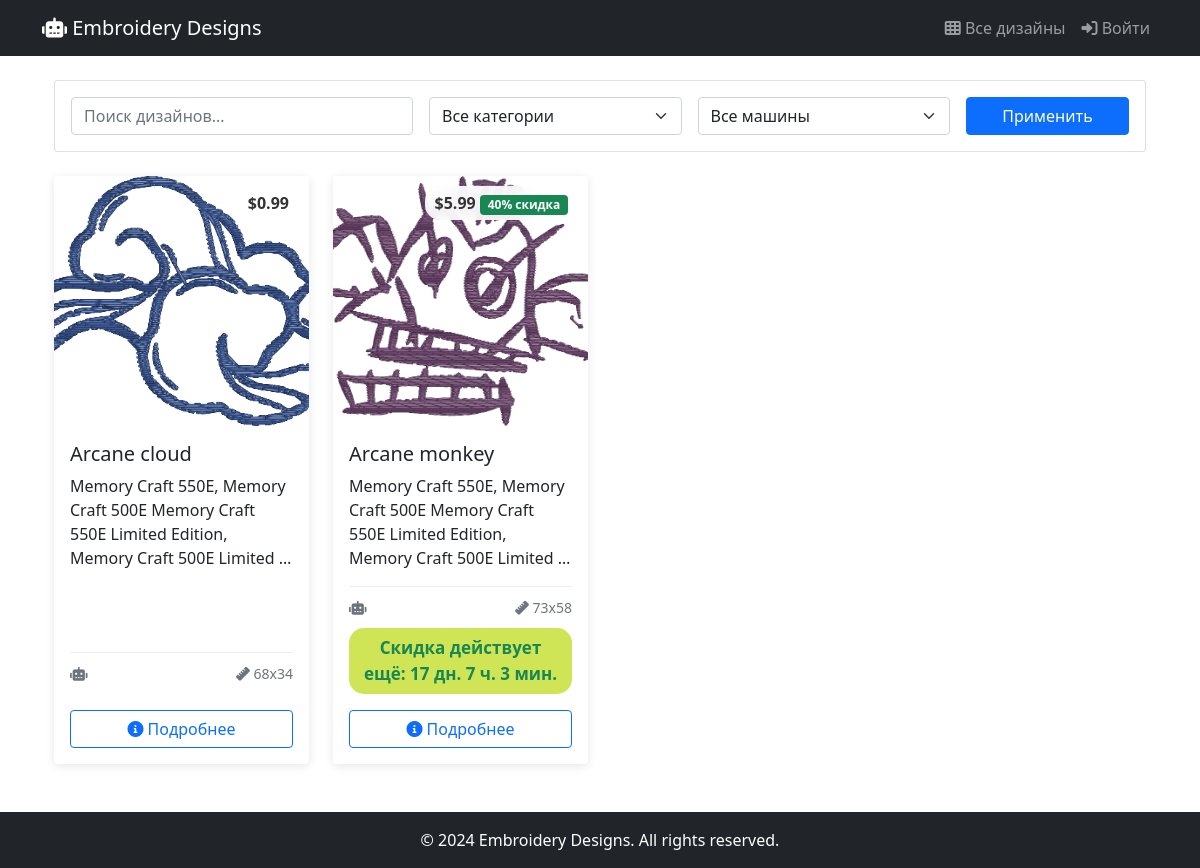
The page / on the database its author committed.
### designs/models.py (models this page shows, shortened)
class Design(models.Model):
    title = models.CharField(max_length=200)
    description = models.TextField()
    category = models.ForeignKey(
        Category,
        on_delete=models.CASCADE,
        related_name='designs'
    )
    machine_types = models.ManyToManyField(
        MachineType,
        related_name='designs',
        blank=True
    )
    design_width = models.IntegerField(help_text="Ширина дизайна в мм", default=100)
    design_height = models.IntegerField(help_text="Высота дизайна в мм", default=100)
    stitch_count = models.IntegerField(default=0, help_text="Общее количество стежков в дизайне")
    design_size = models.CharField(max_length=100, help_text="Размер дизайна в мм (например: 100x100)",
                                    blank=True, default="100x100")
    compatible_hoops = models.ManyToManyField(
        HoopSize,
        blank=True,
        verbose_name="Совместимые пяльца",
        help_text="Выберите пяльца, для которых подходит этот дизайн"
    )
    image_preview = models.ImageField(upload_to='designs/previews/')
    plus_storage = PlusFriendlyStorage()
    design_file = models.FileField(upload_to=upload_to_original, storage=plus_storage,
                                    validators=[validate_embroidery_file])
    created_at = models.DateTimeField(auto_now_add=True)
    updated_at = models.DateTimeField(auto_now=True)
    is_active = models.BooleanField(default=True)
    class Meta:
        ordering = ['-created_at']

### designs/views.py (the view)
# urls.py: path('', views.design_list, name='design_list'),
def design_list(request):
    category_id = request.GET.get('category')
    machine_type = request.GET.get('machine_type')
    search_query = request.GET.get('search')
    page = request.GET.get('page', 1)
    designs = Design.objects.filter(is_active=True)
    if category_id:
        designs = designs.filter(category_id=category_id)
    if machine_type and machine_type != 'both':
        designs = designs.filter(machine_type__in=[machine_type, 'both'])
    if search_query:
        designs = designs.filter(
            Q(title__icontains=search_query) |
            Q(description__icontains=search_query)
        )
    categories = Category.objects.all()
    paginator = Paginator(designs, 12)
    designs_page = paginator.get_page(page)
    designs_with_price = []
    for design in designs_page:
        price_data = get_final_price(design)
        designs_with_price.append({
            'design': design,
            'price_data': price_data
        })
    context = {
        'designs': designs_with_price,
        'categories': categories,
        'paginator': paginator,
    }
    return render(request, 'designs/all_items-ru.html', context)

### payments/models.py (called while the page is built)
    def is_valid(self):
        now = timezone.now()
        return self.active and self.start_date <= now <= self.end_date

### designs/templates/designs/all_items-ru.html (shortened to what this page needs)
{% extends 'base.html' %}
{% block content %}
<div class="container-fluid">
    <div class="row mb-4">
        <div class="col-12">
            <div class="card">
                <div class="card-body">
                    <form method="get" class="row g-3">
                        <div class="col-md-4">
                            <input type="text" name="search" class="form-control" placeholder="Поиск дизайнов..." value="{{ request.GET.search }}">
                        </div>
                        <div class="col-md-3">
                            <select name="category" class="form-select">
                                <option value="">Все категории</option>
                            </select>
                        </div>
                        <div class="col-md-3">
                            <select name="machine_type" class="form-select">
                                <option value="">Все машины</option>
                            </select>
                        </div>
                        <div class="col-md-2">
                            <button type="submit" class="btn btn-primary w-100">Применить</button>
                        </div>
                    </form>
                </div>
            </div>
        </div>
    </div>
    <div class="row">
        {% for item in designs %}
        {% with design=item.design price_data=item.price_data %}
        <div class="col-xl-3 col-lg-4 col-md-6 col-sm-6 mb-4">
            <div class="card h-100 design-card">
                <div class="design-image-container">
                    <img src="{{ design.image_preview.url }}" class="card-img-top design-image" alt="{{ design.title }}">
                    <div class="design-price-badge">
                        ${{ price_data.final_price }}
                        {% if price_data.discount_percent %}
                            <span class="badge bg-success">{{ price_data.discount_percent }}% скидка</span>
                        {% endif %}
                    </div>
                </div>
                <div class="card-body d-flex flex-column">
                    <h5 class="card-title">{{ design.title }}</h5>
                    <p class="card-text flex-grow-1">{{ design.description|truncatewords:15 }}</p>
                    <div class="design-specs mt-auto">
                        <div class="row small text-muted">
                            <div class="col-6">
                                <i class="fas fa-robot"></i>
                            </div>
                            <div class="col-6 text-end">
                                <i class="fas fa-ruler"></i>
                                {{ design.design_size }}
                            </div>
                        </div>
                    </div>
                    <div class="discount">
                        {% if price_data.discount_ends_in %}
                        <p class="text-success small mt-1">
                            Скидка действует ещё: {{ price_data.discount_ends_in }}
                        </p>
                        {% endif %}
                    </div>
                    <div class="mt-3">
                        <a href="{% url 'item_info' design.id %}" class="btn btn-outline-primary w-100">
                            <i class="fas fa-info-circle"></i> Подробнее
                        </a>
                    </div>
                </div>
            </div>
        </div>
        {% endwith %}
        {% endfor %}
    </div>
</div>
{% endblock %}

### static/css/base.css (style rules this page uses)
html, body { height: 100%; margin: 0; }
body.layout { display: flex; flex-direction: column; min-height: 100vh; }

### designs/templates/designs/all_items-ru.html (style rules this page uses)
.discount { background-color: #cfe556; border-radius: 15px; margin-top: 10px; }
.discount p { margin: 5px; font-weight: bold; font-size: 17px; text-align: center; padding: 3px; }
.design-card { transition: transform 0.2s, box-shadow 0.2s; border: none; box-shadow: 0 2px 10px rgba(0,0,0,0.1); }
.design-image-container { position: relative; overflow: hidden; height: 250px; }
.design-image { width: 100%; height: 100%; object-fit: cover; transition: transform 0.3s; }
.design-price-badge { position: absolute; top: 10px; right: 10px; background: rgba(255,255,255,0.9); padding: 5px 10px; border-radius: 15px; font-weight: bold; color: #333; backdrop-filter: blur(10px); }
.design-specs { border-top: 1px solid #eee; padding-top: 10px; }

### rows shown on the page
Design: design.image_preview (picture), price_data.final_price "0.99", design "Arcane cloud", design.description "Memory Craft 550E, Memory Craft 500E Memory Craft 550E Limited Edition, Memory Craft 500E Limited …", design.design_size "68x34"
Design: design.image_preview (picture), price_data.final_price "5.99", price_data.discount_percent "40", design "Arcane monkey", design.description "Memory Craft 550E, Memory Craft 500E Memory Craft 550E Limited Edition, Memory Craft 500E Limited …", design.design_size "73x58", price_data.discount_ends_in "17 дн. 7 ч. 3 мин."
